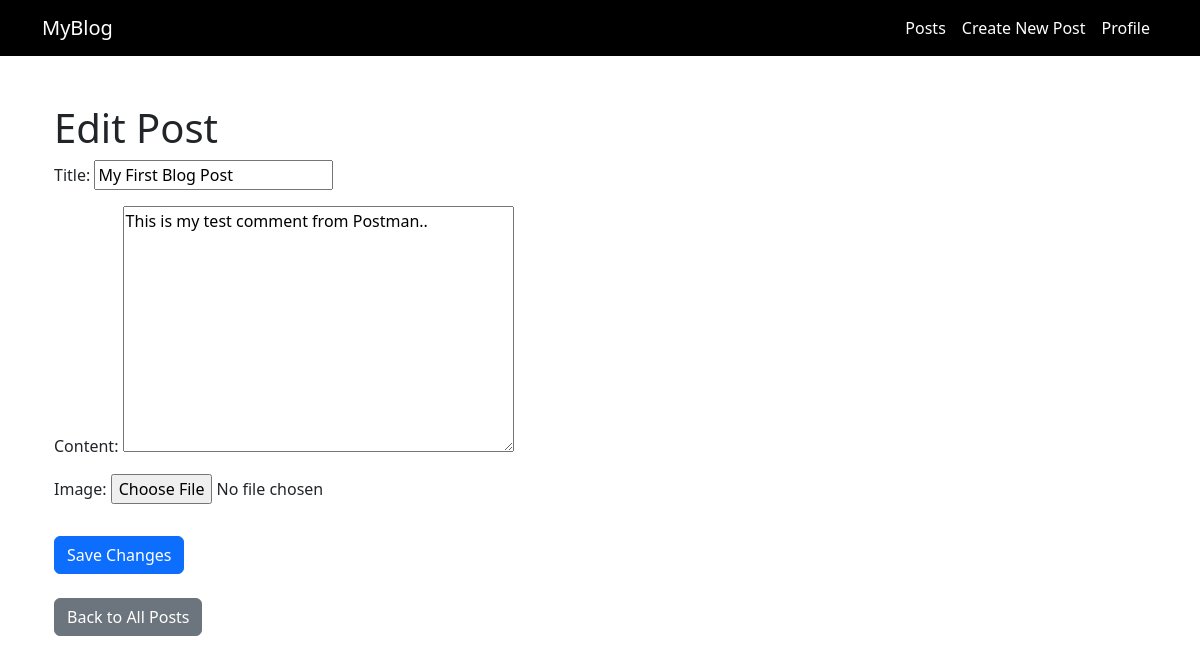
Page /post/64/edit/ (signed in) on the committed database.
### blog/models.py (models this page shows, shortened)
class Post(models.Model):
    title = models.CharField(max_length=255)
    content = models.TextField()
    image = models.ImageField(upload_to='post_images/', blank=True, null=True)
    author = models.ForeignKey(User, on_delete=models.CASCADE)
    created_at = models.DateTimeField(auto_now_add=True)
    updated_at = models.DateTimeField(auto_now=True)
    likes = models.ManyToManyField(User, related_name='liked_posts', blank=True)
    total_likes = models.PositiveIntegerField(default=0)
    def total_likes(self):
        return self.likes.count()

### blog/views.py (the view)
# urls.py: path('post/<int:pk>/edit/', views.post_edit, name='post_edit'),
@login_required
def post_edit(request, pk):
    post = get_object_or_404(Post, pk=pk)
    if request.method == 'POST':
        form = PostForm(request.POST, instance=post)
        if form.is_valid():
            form.save()
            return redirect('post_detail', pk=post.pk)
    else:
        form = PostForm(instance=post)
    return render(request, 'blog/post_edit.html', {'form': form, 'post': post})

### blog/forms.py
class PostForm(forms.ModelForm):
    class Meta:
        model = Post
        fields = ['title', 'content', 'image']

### blog/templates/blog/post_edit.html (shortened to what this page needs)
{% extends 'blog/base.html' %}
{% block content %}
<div class="container mt-5">
    <h1>Edit Post</h1>
    <form method="post">
        {{ form.as_p }}
        <button type="submit" class="btn btn-primary mt-3">Save Changes</button>
    </form>
    <br>
    <a href="{% url 'post_list' %}" class="btn btn-secondary">Back to All Posts</a>
</div>
{% endblock %}

### rows in the picture
Post: title "My First Blog Post", content "This is my test comment from Postman.."
